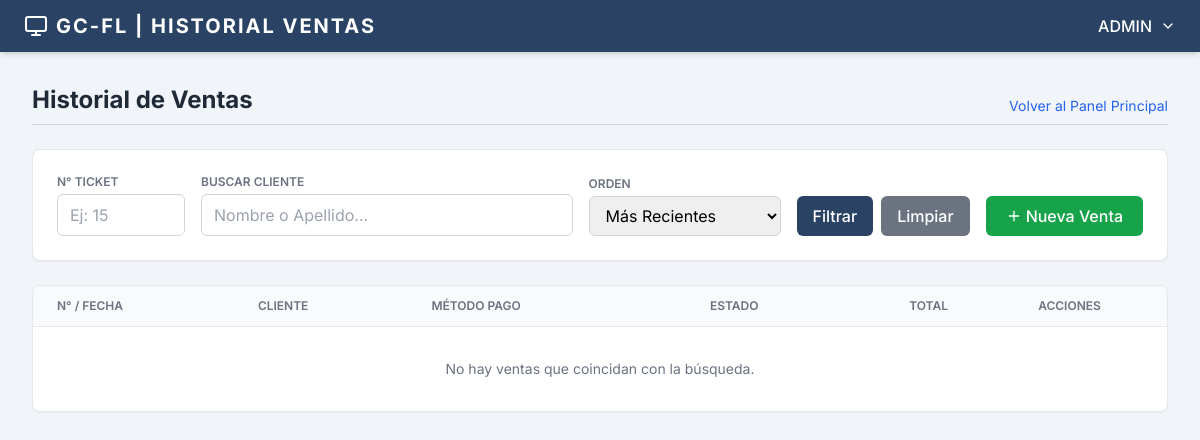
/ventas/ (signed in), run on an earlier commit of the app's database.
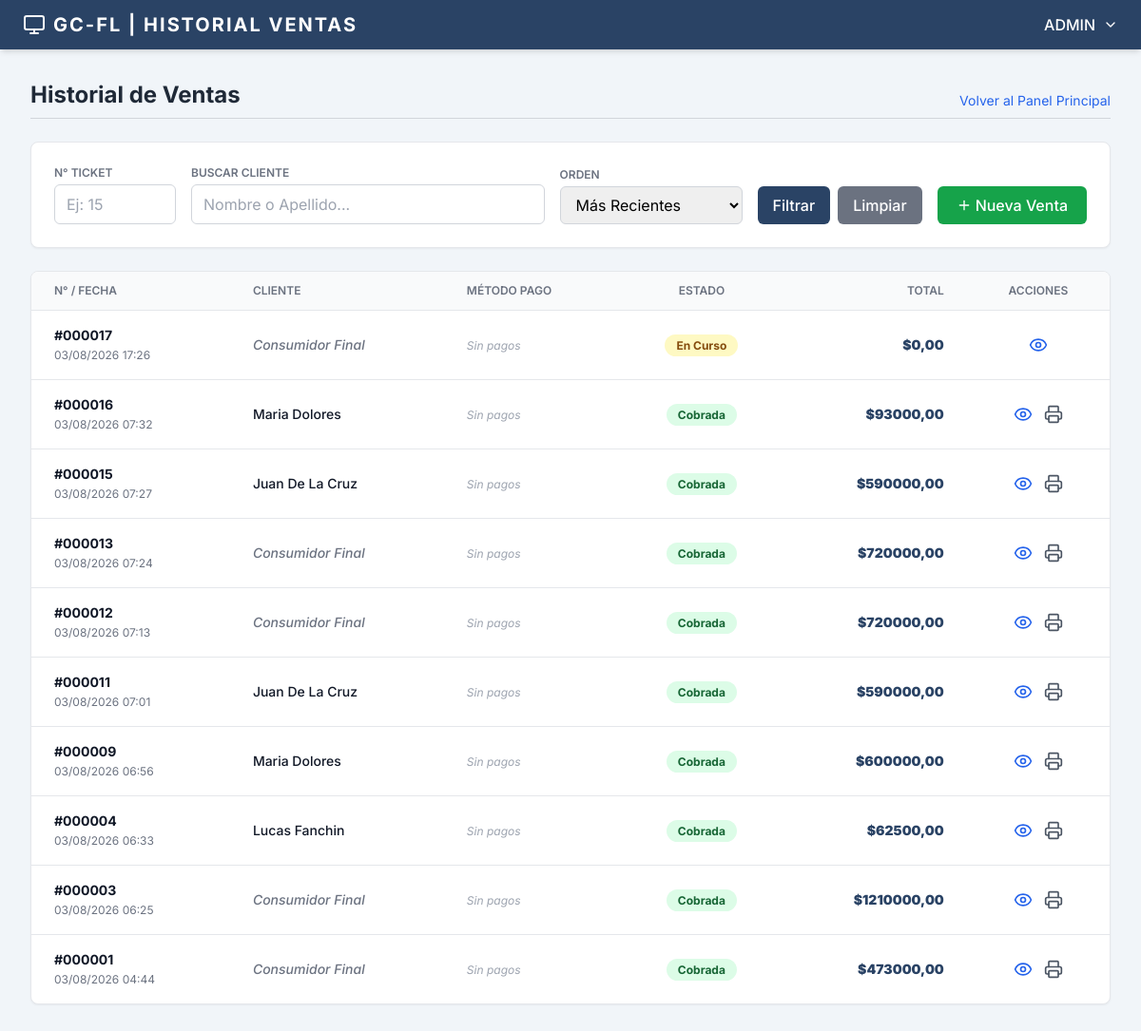
And on a later commit of the database.
### ventas/models.py (models this page shows, shortened)
class Venta(models.Model):
    ESTADO_CHOICES = [
        ('PENDIENTE', 'En Curso (Carrito)'),
        ('COMPLETADA', 'Cobrada y Finalizada'),
        ('CANCELADA', 'Cancelada'),
    ]
    METODO_PAGO_CHOICES = [
        ('EFECTIVO', 'Efectivo'),
        ('DEBITO', 'Tarjeta Débito'),
        ('CREDITO', 'Tarjeta Crédito'),
        ('TRANSFERENCIA', 'Transferencia'),
        ('BILLETERA_VIRTUAL', 'Billetera Virtual / QR'), # Renombrado
        ('CUENTA_CORRIENTE', 'Cuenta Corriente'),
        ('OTROS', 'Otros'), # Agregado
    ]
    cliente = models.ForeignKey(Cliente, on_delete=models.SET_NULL, null=True, blank=True, related_name='compras_realizadas')
    sucursal = models.ForeignKey(Sucursal, on_delete=models.PROTECT, related_name='ventas')
    cajero = models.ForeignKey(User, on_delete=models.SET_NULL, null=True, blank=True)
    fecha_venta = models.DateTimeField(auto_now_add=True)
    estado = models.CharField(max_length=20, choices=ESTADO_CHOICES, default='PENDIENTE')
    descuento = models.DecimalField(max_digits=12, decimal_places=2, default=0.00)
    total = models.DecimalField(max_digits=12, decimal_places=2, default=0.00)
    observaciones = models.TextField(blank=True, null=True)
    class Meta:
        db_table = 'ventas'
        verbose_name = 'Venta'
        verbose_name_plural = 'Ventas'
        ordering = ['-fecha_venta']

### clientes/models.py (models this page shows, shortened)
class Cliente(models.Model):
    TIPO_DOCUMENTO_CHOICES = [
        ('DNI', 'DNI'),
        ('CUIL', 'CUIL'),
        ('CUIT', 'CUIT'),
        ('PASAPORTE', 'PASAPORTE'),
    ]
    nombre = models.CharField(max_length=100)
    apellido = models.CharField(max_length=100)
    tipo_documento = models.CharField(max_length=20, choices=TIPO_DOCUMENTO_CHOICES, default='DNI')
    numero_documento = models.CharField(max_length=50, unique=True)
    provincia = models.CharField(max_length=100)
    localidad = models.CharField(max_length=100)
    direccion = models.CharField(max_length=200)
    barrio = models.CharField(max_length=100, blank=True, null=True)
    codigo_postal = models.CharField(max_length=20)
    telefono = models.CharField(max_length=50, blank=True, null=True)
    email = models.EmailField(blank=True, null=True)
    fecha_registro = models.DateTimeField(auto_now_add=True)
    saldo_cuenta_corriente = models.DecimalField(max_digits=10, decimal_places=2, default=Decimal('0.00'), blank=True, null=True)
    class Meta:
        db_table = 'clientes'
        verbose_name = 'Cliente'
        verbose_name_plural = 'Clientes'
        ordering = ['nombre', 'apellido'] # Ordena por nombre

### ventas/views.py (the view)
# urls.py: path('', views.ventas_list, name='ventas_list'),
@login_required
def ventas_list(request):
    max_permission = UserRole.objects.filter(user_id=request.user).aggregate(max_permission=models.Max('role__ventas'))['max_permission'] or 0
    if max_permission == 0: return redirect('dashboard')
    ventas = Venta.objects.exclude(estado='CANCELADA')
    ticket_q = request.GET.get('ticket')
    cliente_q = request.GET.get('cliente')
    orden = request.GET.get('orden', '-fecha_venta')
    if ticket_q and ticket_q.isdigit():
        ventas = ventas.filter(id=ticket_q)
    if cliente_q:
        ventas = ventas.filter(
            models.Q(cliente__nombre__icontains=cliente_q) |
            models.Q(cliente__apellido__icontains=cliente_q)
        )
    if orden == 'antiguas':
        ventas = ventas.order_by('fecha_venta')
    else:
        ventas = ventas.order_by('-fecha_venta')
    paginator = Paginator(ventas, 15)
    page_obj = paginator.get_page(request.GET.get('page'))
    return render(request, 'ventas/ventas_list.html', {
        'page_obj': page_obj, 'max_permission': max_permission
    })

### ventas/templates/ventas/ventas_list.html (shortened to what the changed rows need)
{% extends 'core/base.html' %}
{% block content %}
    <div class="mb-6 border-b border-gray-300 pb-2 flex justify-between items-end">
        <h1 class="text-2xl font-bold text-gray-800">Historial de Ventas</h1>
    </div>
    <div class="bg-white rounded-lg shadow-sm border border-gray-200 overflow-hidden">
        <table class="w-full text-left border-collapse">
            <thead>
                <tr class="bg-gray-50 border-b border-gray-200">
                    <th class="py-3 px-6 text-xs font-semibold text-gray-500 uppercase">N° / Fecha</th>
                    <th class="py-3 px-6 text-xs font-semibold text-gray-500 uppercase">Cliente</th>
                    <th class="py-3 px-6 text-xs font-semibold text-gray-500 uppercase">Método Pago</th>
                    <th class="py-3 px-6 text-xs font-semibold text-gray-500 uppercase text-center">Estado</th>
                    <th class="py-3 px-6 text-xs font-semibold text-gray-500 uppercase text-right">Total</th>
                    <th class="py-3 px-6 text-xs font-semibold text-gray-500 uppercase text-center">Acciones</th>
                </tr>
            </thead>
            <tbody class="text-sm text-gray-700 divide-y divide-gray-200">
                {% for venta in page_obj %}
                <tr class="hover:bg-gray-50 transition-colors">
                    <td class="py-4 px-6">
                        <span class="block font-bold text-gray-900">#{{ venta.id|stringformat:"06d" }}</span>
                        <span class="text-xs text-gray-500">{{ venta.fecha_venta|date:"d/m/Y H:i" }}</span>
                    </td>
                    <td class="py-4 px-6 font-medium text-gray-900">
                        {% if venta.cliente %}
                            {{ venta.cliente.nombre }} {{ venta.cliente.apellido|default:"" }}
                        {% else %}
                            <span class="italic text-gray-500">Consumidor Final</span>
                        {% endif %}
                    </td>
                    <td class="py-4 px-6">
                        {% with cantidad_pagos=venta.pagos.count %}
                            {% if cantidad_pagos > 1 %}
                                <span class="bg-blue-100 text-blue-800 text-[10px] font-bold px-2 py-1 rounded">COMBINADO</span>
                                <div class="text-[11px] text-gray-500 mt-1 leading-tight font-medium">
                                    {% for pago in venta.pagos.all %}
                                        {{ pago.get_metodo_pago_display }}{% if not forloop.last %} + {% endif %}
                                    {% endfor %}
                                </div>
                            {% elif cantidad_pagos == 1 %}
                                {% for pago in venta.pagos.all %}
                                    <span class="text-sm text-gray-700 font-medium">{{ pago.get_metodo_pago_display }}</span>
                                {% endfor %}
                            {% else %}
                                <span class="text-xs text-gray-400 italic">Sin pagos</span>
                            {% endif %}
                        {% endwith %}
                    </td>
                    <td class="py-4 px-6 text-center">
                        {% if venta.estado == 'PENDIENTE' %}
                            <span class="bg-yellow-100 text-yellow-800 text-xs font-bold px-3 py-1 rounded-full">En Curso</span>
                        {% else %}
                            <span class="bg-green-100 text-green-800 text-xs font-bold px-3 py-1 rounded-full">Cobrada</span>
                        {% endif %}
                    </td>
                    <td class="py-4 px-6 text-right">
                        <span class="block font-black text-[#2a4365]">${{ venta.total }}</span>
                    </td>
                    <td class="py-4 px-6 text-center">
                        <div class="flex justify-center space-x-3">
                            <a href="{% url 'ventas:venta_detalle' venta.pk %}" class="text-blue-600 hover:text-blue-800" title="Abrir / Ver">
                                <i data-lucide="eye" class="w-5 h-5"></i>
                            </a>
                            {% if venta.estado == 'COMPLETADA' %}
                            <a href="{% url 'ventas:venta_comprobante' venta.pk %}" target="_blank" class="text-gray-600 hover:text-gray-800" title="Ticket">
                                <i data-lucide="printer" class="w-5 h-5"></i>
                            </a>
                            {% endif %}
                        </div>
                    </td>
                </tr>
                {% empty %}
                <tr><td colspan="6" class="py-8 text-center text-gray-500">No hay ventas que coincidan con la búsqueda.</td></tr>
                {% endfor %}
            </tbody>
        </table>
    </div>
{% endblock content %}

What changed in the data, as far as the page shows it:
added Venta: id "000017", fecha_venta "03/08/2026 17:26", shows "Consumidor Final", estado "En Curso", total "0,00"
added Venta: id "000016", fecha_venta "03/08/2026 07:32", cliente.nombre "Maria", cliente.apellido "Dolores", estado "Cobrada", total "93000,00"
added Venta: id "000015", fecha_venta "03/08/2026 07:27", cliente.nombre "Juan", cliente.apellido "De La Cruz", estado "Cobrada", total "590000,00"
added Venta: id "000013", fecha_venta "03/08/2026 07:24", shows "Consumidor Final", estado "Cobrada", total "720000,00"
added Venta: id "000012", fecha_venta "03/08/2026 07:13", shows "Consumidor Final", estado "Cobrada", total "720000,00"
added Venta: id "000011", fecha_venta "03/08/2026 07:01", cliente.nombre "Juan", cliente.apellido "De La Cruz", estado "Cobrada", total "590000,00"
added Venta: id "000009", fecha_venta "03/08/2026 06:56", cliente.nombre "Maria", cliente.apellido "Dolores", estado "Cobrada", total "600000,00"
added Venta: id "000004", fecha_venta "03/08/2026 06:33", cliente.nombre "Lucas", cliente.apellido "Fanchin", estado "Cobrada", total "62500,00"
added Venta: id "000003", fecha_venta "03/08/2026 06:25", shows "Consumidor Final", estado "Cobrada", total "1210000,00"
added Venta: id "000001", fecha_venta "03/08/2026 04:44", shows "Consumidor Final", estado "Cobrada", total "473000,00"
Also different on the page:
text no longer shown: "No hay ventas que coincidan con la búsqueda."
